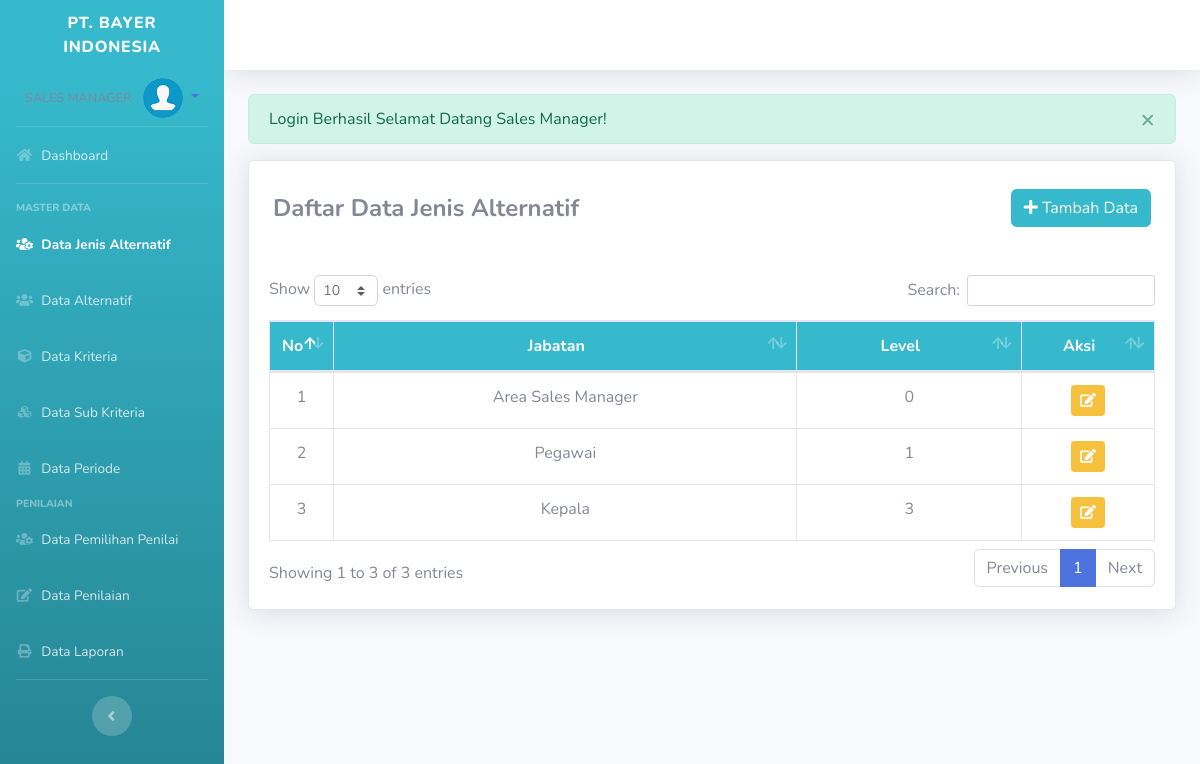
Screenshot of /admin/index.php?p=jenisalternatif (signed in) with the database file from the repository.
### tables this page shows
CREATE TABLE `jenis_user` (
  `id_jenis_user` int(10) NOT NULL,
  `jabatan` varchar(20) DEFAULT NULL,
  `level` int(11) DEFAULT NULL
);

### admin/pages/jenisalternatif.php (the view, shortened to what this page needs)
<?php if (isset($_SESSION["flash"])) { ?>
	<div class="alert alert-<?= $_SESSION["flash"]["type"]; ?> alert-dismissible alert_model" role="alert">
		<button type="button" class="close" data-dismiss="alert" aria-label="Close">
			<span aria-hidden="true">&times;</span>
		</button>
		<?= $_SESSION["flash"]["head"]; ?> <?= $_SESSION["flash"]["msg"]; ?>
	</div>
<?php unset($_SESSION['flash']);
} ?>
<div class="card shadow mb-4">
	<div class="card-body">
		<div class="d-flex justify-content-between align-items-center mt-2 mb-5 mx-1">
			<h4 class="m-0 font-weight-bold"> Daftar Data Jenis Alternatif</h6>
			<button type="button" class="btn btn-info" data-toggle="modal" data-target="#exampleModal"><i class="fa fa-plus"></i> Tambah Data</button>
		</div>
		<table class="table table-bordered" id="dataTable" width="100%" cellspacing="0">
			<thead class="bg-info text-white">
				<tr align="center">
					<th width="5%">No</th>
					<th>Jabatan</th>
					<th>Level</th>
					<th width="15%">Aksi</th>
				</tr>
			</thead>
			<tbody>
				<?php
				$sql = "SELECT * FROM jenis_user";
				$q = mysqli_query($con, $sql);
				$i = 0;
				while ($row = mysqli_fetch_array($q)) {
				?>
					<tr align="center">
						<td><?= ++$i; ?></td>
						<td><?= $row['jabatan']; ?></td>
						<td><?= $row['level']; ?></td>
						<td>
							<a data-toggle="tooltip" data-placement="bottom" title="Edit Data" href="index.php?p=jenisalternatif&ubah=true&id_jenis_user=<?= $row['id_jenis_user']; ?>" id="<?= $row['id_jenis_user']; ?>" class="btn btn-warning btn-sm"><i class="fa fa-edit"></i></a>
						</td>
					</tr>
				<?php } ?>
			</tbody>
		</table>
	</div>
</div>

### rows the page displays
jenis_user: jabatan "Area Sales Manager", level "0"
jenis_user: jabatan "Pegawai", level "1"
jenis_user: jabatan "Kepala", level "3"

### other values shown
$_SESSION["flash"]["head"] "Login Berhasil"
$_SESSION["flash"]["msg"] "Selamat Datang Sales Manager!"
